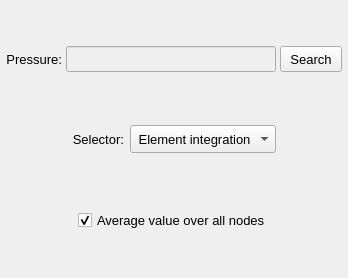
           <widget class="QWidget" name="tab_load_tables">
            <attribute name="title">
             <string>Load tables</string>
            </attribute>
            <layout class="QGridLayout" name="gridLayout_10">
             <property name="leftMargin">
              <number>2</number>
             </property>
             <property name="topMargin">
              <number>2</number>
             </property>
             <property name="rightMargin">
              <number>2</number>
             </property>
             <property name="bottomMargin">
              <number>2</number>
             </property>
             <property name="spacing">
              <number>2</number>
             </property>
             <item row="1" column="0">
              <widget class="QFrame" name="frame_9">
               <property name="frameShape">
                <enum>QFrame::NoFrame</enum>
               </property>
               <property name="frameShadow">
                <enum>QFrame::Raised</enum>
               </property>
               <layout class="QGridLayout" name="gridLayout_3">
                <property name="leftMargin">
                 <number>4</number>
                </property>
                <property name="topMargin">
                 <number>4</number>
                </property>
                <property name="rightMargin">
                 <number>4</number>
                </property>
                <property name="bottomMargin">
                 <number>2</number>
                </property>
                <property name="horizontalSpacing">
                 <number>4</number>
                </property>
                <property name="verticalSpacing">
                 <number>7</number>
                </property>
                <item row="0" column="0">
                 <widget class="QLabel" name="label_table">
                  <property name="enabled">
                   <bool>true</bool>
                  </property>
                  <property name="minimumSize">
                   <size>
                    <width>0</width>
                    <height>26</height>
                   </size>
                  </property>
                  <property name="maximumSize">
                   <size>
                    <width>80</width>
                    <height>26</height>
                   </size>
                  </property>
                  <property name="font">
                   <font>
                    <pointsize>10</pointsize>
                   </font>
                  </property>
                  <property name="text">
                   <string>Pressure:</string>
                  </property>
                  <property name="alignment">
                   <set>Qt::AlignRight|Qt::AlignTrailing|Qt::AlignVCenter</set>
                  </property>
                 </widget>
                </item>
                <item row="0" column="1">
                 <widget class="QLineEdit" name="lineEdit_path_table_pressure">
                  <property name="enabled">
                   <bool>false</bool>
                  </property>
                  <property name="minimumSize">
                   <size>
                    <width>210</width>
                    <height>26</height>
                   </size>
                  </property>
                  <property name="maximumSize">
                   <size>
                    <width>240</width>
                    <height>26</height>
                   </size>
                  </property>
                  <property name="styleSheet">
                   <string notr="true"/>
                  </property>
                  <property name="alignment">
                   <set>Qt::AlignCenter</set>
                  </property>
                 </widget>
                </item>
                <item row="0" column="2">
                 <widget class="QPushButton" name="pushButton_load_pressure_table">
                  <property name="enabled">
                   <bool>true</bool>
                  </property>
                  <property name="sizePolicy">
                   <sizepolicy hsizetype="Expanding" vsizetype="Fixed">
                    <horstretch>0</horstretch>
                    <verstretch>0</verstretch>
                   </sizepolicy>
                  </property>
                  <property name="minimumSize">
                   <size>
                    <width>62</width>
                    <height>26</height>
                   </size>
                  </property>
                  <property name="maximumSize">
                   <size>
                    <width>62</width>
                    <height>26</height>
                   </size>
                  </property>
                  <property name="font">
                   <font>
                    <pointsize>10</pointsize>
                   </font>
                  </property>
                  <property name="styleSheet">
                   <string notr="true"/>
                  </property>
                  <property name="text">
                   <string>Search</string>
                  </property>
                 </widget>
                </item>
               </layout>
              </widget>
             </item>
             <item row="5" column="0">
              <widget class="QFrame" name="frame_21">
               <property name="minimumSize">
                <size>
                 <width>0</width>
                 <height>32</height>
                </size>
               </property>
               <property name="frameShape">
                <enum>QFrame::NoFrame</enum>
               </property>
               <property name="frameShadow">
                <enum>QFrame::Raised</enum>
               </property>
               <layout class="QGridLayout" name="gridLayout_17">
                <property name="leftMargin">
                 <number>0</number>
                </property>
                <property name="topMargin">
                 <number>0</number>
                </property>
                <property name="rightMargin">
                 <number>0</number>
                </property>
                <property name="bottomMargin">
                 <number>0</number>
                </property>
                <property name="spacing">
                 <number>0</number>
                </property>
                <item row="0" column="1">
                 <widget class="QCheckBox" name="checkBox_averaged_table_values">
                  <property name="minimumSize">
                   <size>
                    <width>0</width>
                    <height>28</height>
                   </size>
                  </property>
                  <property name="maximumSize">
                   <size>
                    <width>220</width>
                    <height>28</height>
                   </size>
                  </property>
                  <property name="font">
                   <font>
                    <pointsize>10</pointsize>
                   </font>
                  </property>
                  <property name="text">
                   <string>Average value over all nodes</string>
                  </property>
                  <property name="checked">
                   <bool>true</bool>
                  </property>
                 </widget>
                </item>
                <item row="0" column="0">
                 <spacer name="horizontalSpacer_13">
                  <property name="orientation">
                   <enum>Qt::Horizontal</enum>
                  </property>
                  <property name="sizeHint" stdset="0">
                   <size>
                    <width>40</width>
                    <height>20</height>
                   </size>
                  </property>
                 </spacer>
                </item>
                <item row="0" column="2">
                 <spacer name="horizontalSpacer_14">
                  <property name="orientation">
                   <enum>Qt::Horizontal</enum>
                  </property>
                  <property name="sizeHint" stdset="0">
                   <size>
                    <width>40</width>
                    <height>20</height>
                   </size>
                  </property>
                 </spacer>
                </item>
               </layout>
              </widget>
             </item>
             <item row="3" column="0">
              <widget class="QFrame" name="frame_11">
               <property name="frameShape">
                <enum>QFrame::NoFrame</enum>
               </property>
               <property name="frameShadow">
                <enum>QFrame::Raised</enum>
               </property>
               <layout class="QGridLayout" name="gridLayout_20">
                <item row="0" column="0">
                 <spacer name="horizontalSpacer_10">
                  <property name="orientation">
                   <enum>Qt::Horizontal</enum>
                  </property>
                  <property name="sizeHint" stdset="0">
                   <size>
                    <width>40</width>
                    <height>20</height>
                   </size>
                  </property>
                 </spacer>
                </item>
                <item row="0" column="1">
                 <widget class="QLabel" name="label_8">
                  <property name="minimumSize">
                   <size>
                    <width>0</width>
                    <height>28</height>
                   </size>
                  </property>
                  <property name="maximumSize">
                   <size>
                    <width>16777215</width>
                    <height>28</height>
                   </size>
                  </property>
                  <property name="font">
                   <font>
                    <pointsize>10</pointsize>
                   </font>
                  </property>
                  <property name="text">
                   <string>Selector:</string>
                  </property>
                  <property name="alignment">
                   <set>Qt::AlignRight|Qt::AlignTrailing|Qt::AlignVCenter</set>
                  </property>
                 </widget>
                </item>
                <item row="0" column="2">
                 <widget class="QComboBox" name="comboBox_load_distribution_table_values">
                  <property name="minimumSize">
                   <size>
                    <width>0</width>
                    <height>28</height>
                   </size>
                  </property>
                  <property name="maximumSize">
                   <size>
                    <width>16777215</width>
                    <height>28</height>
                   </size>
                  </property>
                  <property name="font">
                   <font>
                    <pointsize>10</pointsize>
                   </font>
                  </property>
                  <item>
                   <property name="text">
                    <string> Element integration</string>
                   </property>
                  </item>
                  <item>
                   <property name="text">
                    <string> Nodal attribution</string>
                   </property>
                  </item>
                 </widget>
                </item>
                <item row="0" column="3">
                 <spacer name="horizontalSpacer_17">
                  <property name="orientation">
                   <enum>Qt::Horizontal</enum>
                  </property>
                  <property name="sizeHint" stdset="0">
                   <size>
                    <width>40</width>
                    <height>20</height>
                   </size>
                  </property>
                 </spacer>
                </item>
               </layout>
              </widget>
             </item>
             <item row="6" column="0">
              <spacer name="verticalSpacer_6">
               <property name="orientation">
                <enum>Qt::Vertical</enum>
               </property>
               <property name="sizeHint" stdset="0">
                <size>
                 <width>20</width>
                 <height>40</height>
                </size>
               </property>
              </spacer>
             </item>
             <item row="0" column="0">
              <spacer name="verticalSpacer_4">
               <property name="orientation">
                <enum>Qt::Vertical</enum>
               </property>
               <property name="sizeHint" stdset="0">
                <size>
                 <width>20</width>
                 <height>40</height>
                </size>
               </property>
              </spacer>
             </item>
             <item row="2" column="0">
              <spacer name="verticalSpacer_3">
               <property name="orientation">
                <enum>Qt::Vertical</enum>
               </property>
               <property name="sizeHint" stdset="0">
                <size>
                 <width>20</width>
                 <height>40</height>
                </size>
               </property>
              </spacer>
             </item>
             <item row="4" column="0">
              <spacer name="verticalSpacer_8">
               <property name="orientation">
                <enum>Qt::Vertical</enum>
               </property>
               <property name="sizeHint" stdset="0">
                <size>
                 <width>20</width>
                 <height>40</height>
                </size>
               </property>
              </spacer>
             </item>
            </layout>
           </widget>
